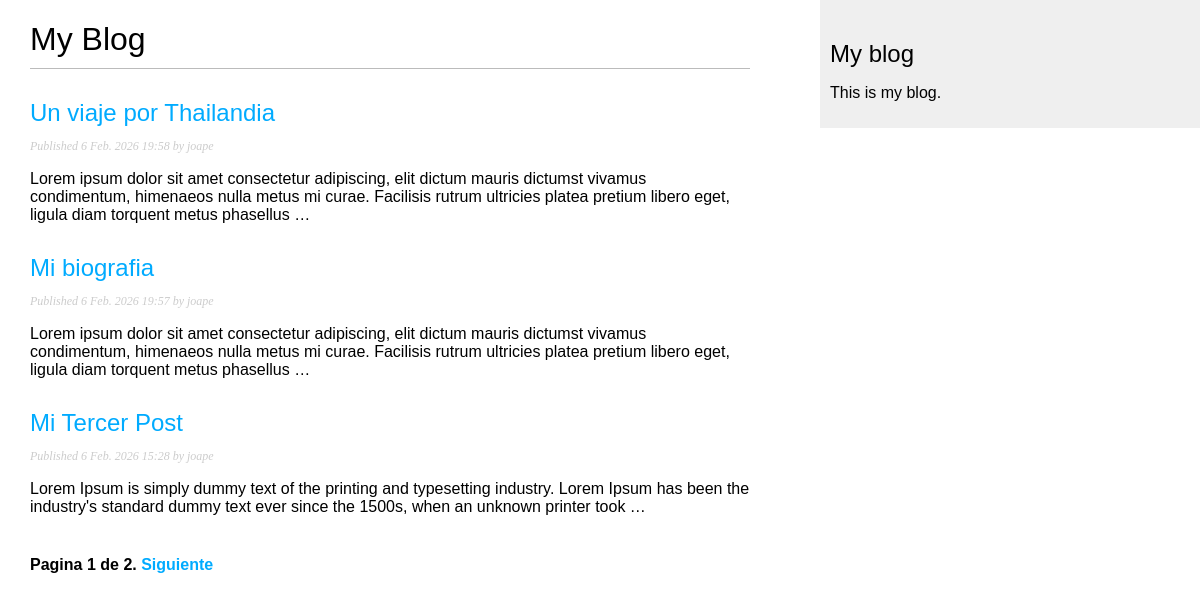
Screenshot of /blog/ with the database file from the repository.
### blog/models.py (models this page shows, shortened)
class Post(models.Model):
    class Status(models.TextChoices):
        DRAFT = 'DF', 'Draft'
        PUBLISHED = 'PB', 'Published'
    title = models.CharField(max_length=250)
    slug = models.SlugField(max_length=250, unique_for_date='publish') #un campo de texto que se utiliza para crear URLs amigables. El slug es una versión simplificada del título del post, que generalmente se convierte a minúsculas y se reemplazan los espacios por guiones.
    author = models.ForeignKey(
        settings.AUTH_USER_MODEL,
        on_delete=models.CASCADE,
        related_name='blog_posts'
    )#un campo de clave foránea que se utiliza para establecer una relación entre el modelo Post y el modelo de usuario de Django (AUTH_USER_MODEL). Esto permite asociar cada post con un autor específico. El argumento on_delete=models.CASCADE indica que si un usuario es eliminado, todos los posts asociados a ese usuario también serán eliminados. El argumento related_name='blog_posts' permite acceder a los posts de un autor utilizando la sintaxis author.blog_posts.
    body = models.TextField()
    publish = models.DateTimeField(default=timezone.now) #un campo de fecha y hora que se utiliza para almacenar la fecha y hora de publicación del post. El valor predeterminado se establece en la fecha y hora actual utilizando timezone.now, lo que significa que si no se proporciona un valor para este campo al crear un nuevo post, se asignará automáticamente la fecha y hora actual.
    created = models.DateTimeField(auto_now_add=True) #un campo de fecha y hora que se utiliza para almacenar la fecha y hora de creación del post. El valor se establece automáticamente en la fecha y hora actual cuando se crea un nuevo post, gracias a auto_now_add=True.
    updated = models.DateTimeField(auto_now=True) #un campo de fecha y hora que se utiliza para almacenar la fecha y hora de la última actualización del post. El valor se actualiza automáticamente cada vez que se guarda el post, gracias a auto_now=True.
    status = models.CharField(
        max_length=2,
        choices=Status.choices,
        default=Status.DRAFT
    ) #un campo de texto que se utiliza para almacenar el estado del post. El campo tiene un conjunto de opciones definidas por la clase interna Status, que utiliza TextChoices para definir las opciones disponibles (DRAFT y PUBLISHED). El valor predeterminado se establece en DRAFT, lo que significa que si no se proporciona un valor para este campo al crear un nuevo post, se asignará automáticamente el estado de borrador.
    objects = models.Manager() # The default manager.
    published = PublishedManager() # Our custom manager.
    class Meta: #Esta clase se utiliza para definir metadatos adicionales para el modelo Post. En este caso, se especifica el orden predeterminado de los objetos Post cuando se consultan desde la base de datos.
        ordering = ('-publish',) #especifica el orden predeterminado de los objetos Post cuando se consultan desde la base de datos. En este caso, se ordenarán por la fecha de publicación en orden descendente (de más reciente a más antiguo), gracias al signo negativo antes de 'publish'.
        indexes = [
            models.Index(fields=['-publish']), #crea un índice en la base de datos para el campo 'publish' en orden descendente. Esto puede mejorar el rendimiento de las consultas que ordenan por este campo.
        ]
    def get_absolute_url(self):
        return reverse('blog:post_detail', args=[self.publish.year, self.publish.month, self.publish.day, self.slug])

### blog/views.py (the view)
# urls.py: path('', views.PostListView.as_view(), name='post_list'),
class PostListView(ListView): #una vista basada en clases que hereda de ListView, lo que significa que se utiliza para mostrar una lista de objetos. En este caso, se muestra una lista de objetos Post.
        queryset = Post.published.all() #se especifica el conjunto de consultas (queryset) que se utilizará para obtener los objetos Post publicados. Esto se hace utilizando el administrador personalizado published que se definió en el modelo Post.
        context_object_name = 'posts' #se establece el nombre del contexto que se utilizará en la plantilla para acceder a la lista de objetos Post. En este caso, se establece como 'posts'.
        paginate_by = 3 #se especifica el número de objetos Post que se mostrarán por página. En este caso, se establece en 3, lo que significa que se mostrarán 3 posts por página.
        template_name = 'blog/post/list.html' #se especifica el nombre de la plantilla que se utilizará para renderizar la vista. En este caso, se establece como 'blog/post/list.html', lo que significa que se buscará una plantilla con ese nombre en la carpeta de plantillas del blog.

### blog/templates/blog/post/list.html (shortened to what this page needs)
{% extends 'blog/base.html' %}
{% block content %}
    <h1>My Blog</h1>
    {% for post in posts %}
    <h2>
        <a href="{{ post.get_absolute_url }}">{{ post.title }}</a>
    </h2>
    <p class="date">Published {{ post.publish }} by {{ post.author }}</p>
        {{ post.body|truncatewords:30|linebreaks }}
    {% endfor %}
    {% include "pagination.html" with page=page_obj %}
{% endblock %}

### blog/static/css/blog.css (style rules this page uses)
body { margin:0; padding:0; font-family:helvetica, sans-serif; }
a { color:#00abff; text-decoration:none; }
h1 { font-weight:normal; border-bottom:1px solid #bbb; padding:0 0 10px 0; }
h2 { font-weight:normal; margin:30px 0 0; }
p.date { color:#ccc; font-family: georgia, serif; font-size: 12px; font-style: italic; }

### rows the page displays
Post: title "Un viaje por Thailandia", publish "6 Feb. 2026 19:58", author "joape", body "Lorem ipsum dolor sit amet consectetur adipiscing, elit dictum mauris dictumst vivamus condimentum, himenaeos nulla metus mi curae. Facilisis rutrum ultricies platea pretium libero eget, ligula diam torquent metus phasellus …"
Post: title "Mi biografia", publish "6 Feb. 2026 19:57", author "joape", body "Lorem ipsum dolor sit amet consectetur adipiscing, elit dictum mauris dictumst vivamus condimentum, himenaeos nulla metus mi curae. Facilisis rutrum ultricies platea pretium libero eget, ligula diam torquent metus phasellus …"
Post: title "Mi Tercer Post", publish "6 Feb. 2026 15:28", author "joape", body "Lorem Ipsum is simply dummy text of the printing and typesetting industry. Lorem Ipsum has been the industry's standard dummy text ever since the 1500s, when an unknown printer took …"

### other values shown
{{ page.number }} "1"
{{ page.paginator.num_pages }} "2"
